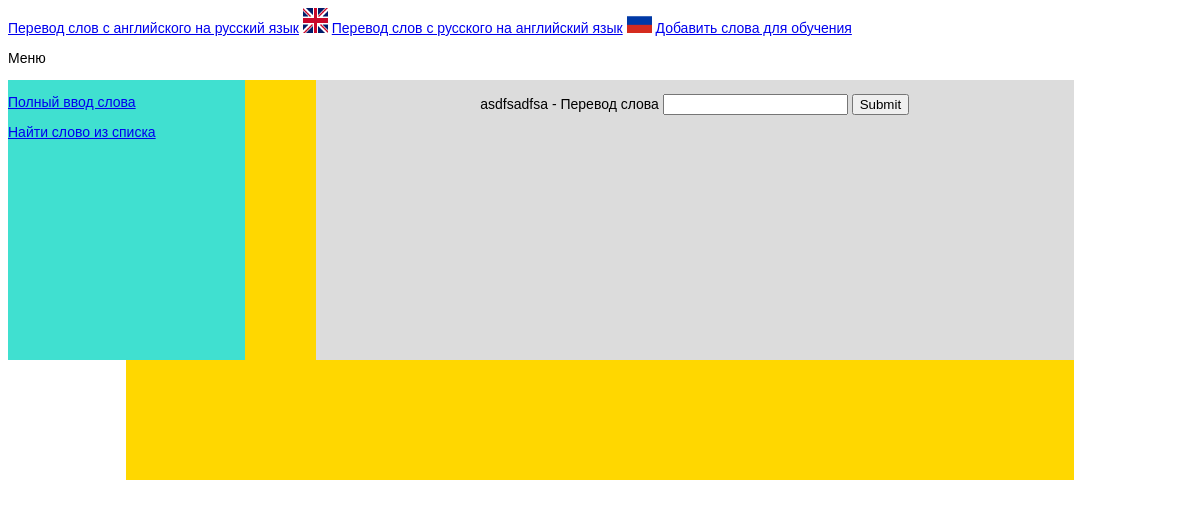
Page /input_english on the earlier database version.
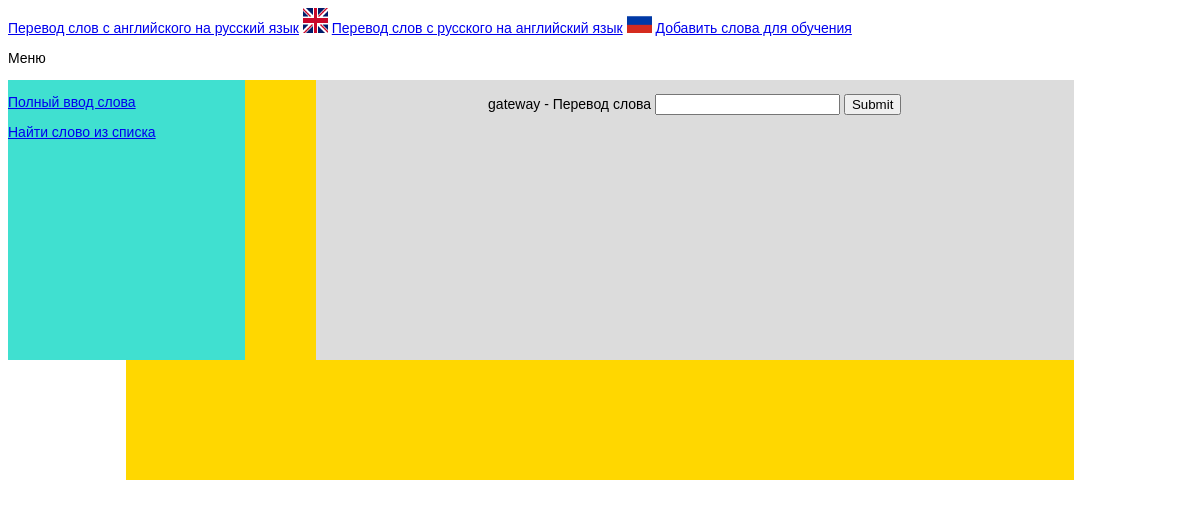
Same page on the later database version.
### main.py (models this page shows)
class Dictionary(db.Model):
    id = db.Column(db.Integer, primary_key=True)
    english_word = db.Column(db.String, nullable=False)
    russia_word = db.Column(db.String, nullable=False)

### main.py (the view, shortened to what this page needs)
@app.route("/input_english",methods=["GET","POST"])
def input_english():
    lst_id_word = []
    items = Dictionary.query.all()
    for x in items:
        lst_id_word.append(x.id)
    r = choice(lst_id_word)
    q = Dictionary.query.filter_by(id=r).first()
    q_english_word = q.english_word
    q_russia_word = q.russia_word
    return render_template("input_english.html",menu_english=menu_english,q_english_word=q_english_word,q_russia_word=q_russia_word)

### templates/input_english.html (shortened to what this page needs)
{% extends 'base.html' %}
{% block sidebar %}
{% for m in menu_english %}
<p><a href="{{m.url}}">{{m.name}}</a></p>
{% endfor %}
{% endblock %}
{% block content %}
<form method="POST">
    <p><span name="word">{{q_english_word}}</span> - Перевод слова <input type="text" name="word"> <input type="hidden" name="{{q_russia_word}}"> <input type="submit"></p>
</form>
{% endblock %}

Differences in the rows shown:
removed Dictionary: english_word "asdfsadfsa"
added Dictionary: english_word "gateway"
